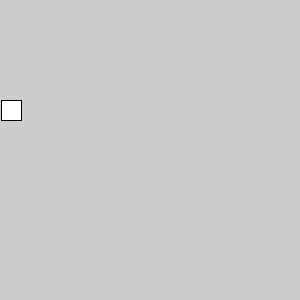
Frame 1 (no input)
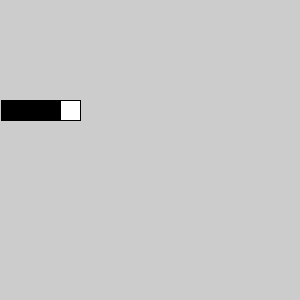
Frame 60 (the mouse pressed at the canvas centre just before this capture)
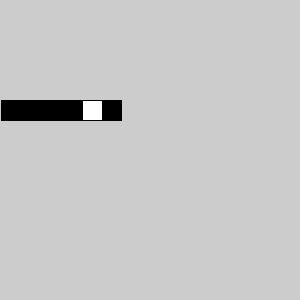
Frame 120 (the mouse held since frame 60 and released just before this capture)

The Processing sketch that drew these frames (run headless with seeded random() and noise(); from frame 60 on, the mouse is pressed at the canvas centre):

// Processing sketch: bolaSaltarina_1
// ── bolaSaltarina_1.pde
float x = 0;
float direction = 1;

void setup(){
  size(300,300);
}

void draw(){ 
   
  if (x>100){
   direction *= -1; 
  }else if(x<0){
    direction *= -1;
  }
  
  x += 1*direction;
  rect(x,100,20,20);
  
  
}
